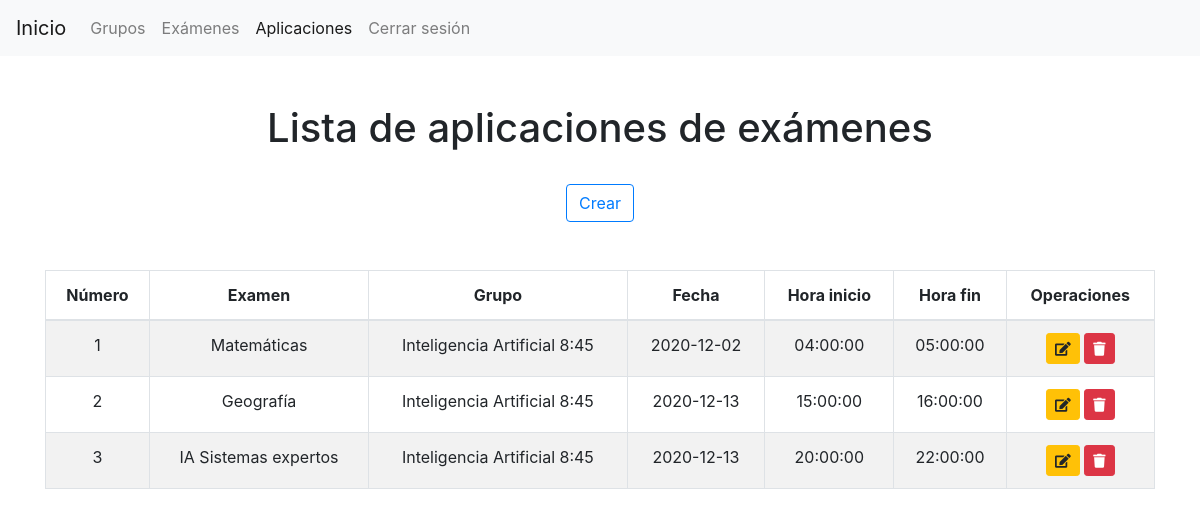
/php/maestro/listaAplicaciones.php (signed in), run on an earlier commit of the app's database.
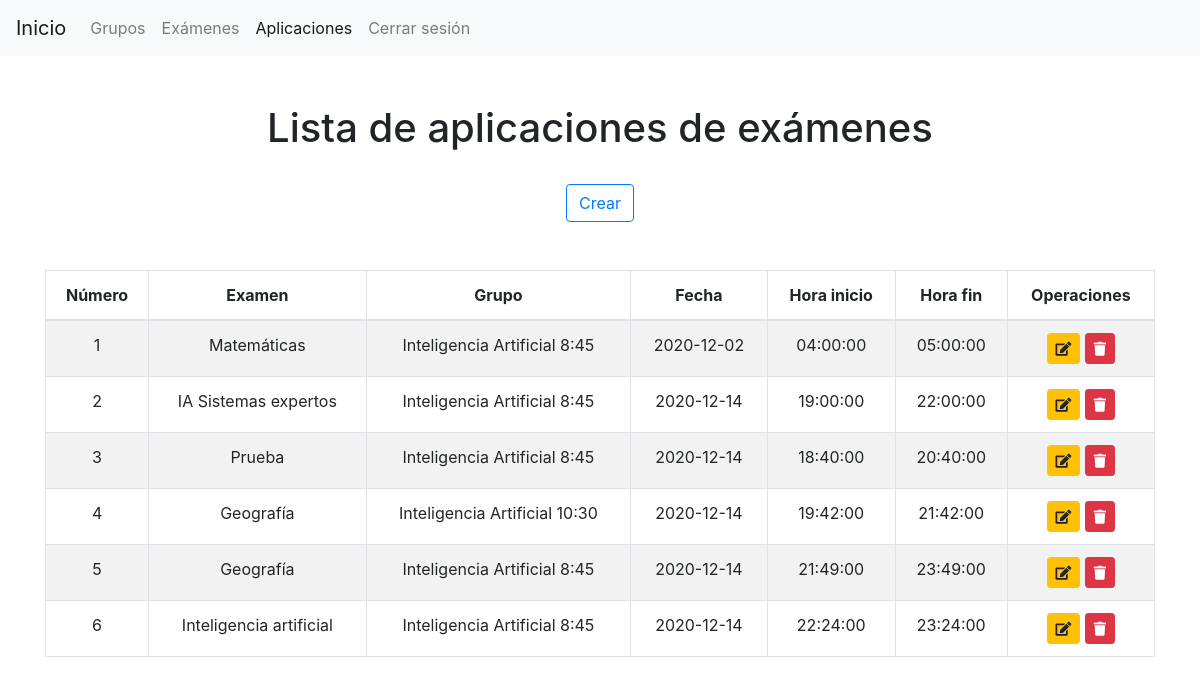
And on a later commit of the database.
### tables this page shows
CREATE TABLE `examen_grupo` (
  `id_examen_grupo` int(11) NOT NULL,
  `id_examen` int(11) NOT NULL,
  `id_grupo` int(11) NOT NULL,
  `fecha` date NOT NULL,
  `hora_inicio` time NOT NULL,
  `hora_fin` time NOT NULL
);

CREATE TABLE `examen` (
  `id_examen` int(11) NOT NULL,
  `nombre` varchar(30) NOT NULL
);

CREATE TABLE `grupo` (
  `id_grupo` int(11) NOT NULL,
  `id_usuario` int(11) NOT NULL,
  `nombre` varchar(200) NOT NULL
);

### php/maestro/listaAplicaciones_.php (called while the page is built, shortened)
<?php
    function getAplicaciones()
    {
        $base = getConexion();
        $sql = "
            SELECT
                examen_grupo.id_examen_grupo,
                examen_grupo.fecha,
                examen_grupo.hora_inicio,
                examen_grupo.hora_fin,
                examen.nombre as examen,
                grupo.nombre as grupo,
                grupo.id_usuario
            FROM
                examen_grupo
                LEFT JOIN examen ON examen.id_examen = examen_grupo.id_examen
                LEFT JOIN grupo ON grupo.id_grupo = examen_grupo.id_grupo
                LEFT JOIN usuario ON grupo.id_grupo = usuario.id_usuario
                WHERE grupo.id_usuario = ". $_SESSION["id_usuario"];
        $conexion = $base->query($sql);
        $aplicaciones = $conexion->fetchAll(PDO::FETCH_OBJ);
        return $aplicaciones;
    }
?>

### php/maestro/listaAplicaciones.php (the view, shortened to what this page needs)
<?php
    include("listaAplicaciones_.php");
?>
<!doctype html>
<html lang="en">
<head>
    <link rel="stylesheet" href="https://use.fontawesome.com/releases/v5.7.0/css/all.css"
>
    <link href="../../css/bootstrap.min.css" rel="stylesheet" id="bootstrap-css">
</head>
<body>
<nav class="navbar navbar-expand-lg navbar-light bg-light">
    <a class="navbar-brand" href="inicio.php">Inicio</a>
    <div class="collapse navbar-collapse" id="navbarSupportedContent">
        <ul class="navbar-nav mr-auto">
            <li class="nav-item">
                <a class="nav-link" href="listaGrupos.php">Grupos</a>
            </li>
            <li class="nav-item">
                <a class="nav-link" href="listaExamenes.php">Exámenes</a>
            </li>
            <li class="nav-item active">
                <a class="nav-link" href="listaAplicaciones.php">Aplicaciones</a>
            </li>
            <li class="nav-item">
                <a class="nav-link" href="../general/logout.php">Cerrar sesión</a>
            </li>
        </ul>
    </div>
</nav>
<div class="container">
    <br><br>
    <h1 class="text-center">
        Lista de aplicaciones de exámenes
    </h1>
    <br>
    <div class="row text-center">
        <div class="col">
            <a class="btn btn-primary btn-outline-primary" href="crearAplicacion.php">
                Crear
            </a>
        </div>
    </div>
    <br><br>
    <?php
        $aplicaciones = getAplicaciones();
    ?>
    <table class="table table-hover table-bordered table-striped">
        <thead>
        <tr class="text-center">
            <th scope="col">Número</th>
            <th scope="col">Examen</th>
            <th scope="col">Grupo</th>
            <th scope="col">Fecha</th>
            <th scope="col">Hora inicio</th>
            <th scope="col">Hora fin</th>
            <th scope="col">Operaciones</th>
        </tr>
        </thead>
        <tbody>
        <?php if (sizeof($aplicaciones) > 0) { ?>
            <?php $contador = 1; ?>
            <?php foreach($aplicaciones as $aplicacion): ?>
                <tr class="text-center">
                    <td><?php echo $contador ?></td>
                    <td><?php echo $aplicacion->examen ?></td>
                    <td><?php echo $aplicacion->grupo ?></td>
                    <td><?php echo $aplicacion->fecha ?></td>
                    <td><?php echo $aplicacion->hora_inicio ?></td>
                    <td><?php echo $aplicacion->hora_fin ?></td>
                    <td>
                        <a class="btn btn-sm btn-warning" href="editarAplicacion.php?id=<?php echo $aplicacion->id_examen_grupo?>">
                            <i class="fas fa-edit"></i>
                        </a>
                        <a class="btn btn-sm btn-danger" href="eliminarAplicacion_.php?id=<?php echo $aplicacion->id_examen_grupo?>">
                            <i class="fas fa-trash"></i>
                        </a>
                    </td>
                </tr>
                <?php $contador++; ?>
            <?php endforeach; ?>
        <?php } else { ?>
            <tr>
                <td colspan="7" class="text-center">No se encontraron aplicaciones</td>
            </tr>
        <?php } ?>
        </tbody>
    </table>
</div>
</body>
</html>

What changed in the data, as far as the page shows it:
removed examen_grupo: id_examen.nombre "Geografía", id_grupo.nombre "Inteligencia Artificial 8:45", fecha "2020-12-13", hora_inicio "15:00:00", hora_fin "16:00:00"
changed examen_grupo "IA Sistemas expertos": fecha "2020-12-13" → "2020-12-14"; hora_inicio "20:00:00" → "19:00:00"
added examen_grupo: id_examen.nombre "Prueba", id_grupo.nombre "Inteligencia Artificial 8:45", fecha "2020-12-14", hora_inicio "18:40:00", hora_fin "20:40:00"
added examen_grupo: id_examen.nombre "Geografía", id_grupo.nombre "Inteligencia Artificial 10:30", fecha "2020-12-14", hora_inicio "19:42:00", hora_fin "21:42:00"
added examen_grupo: id_examen.nombre "Geografía", id_grupo.nombre "Inteligencia Artificial 8:45", fecha "2020-12-14", hora_inicio "21:49:00", hora_fin "23:49:00"
added examen_grupo: id_examen.nombre "Inteligencia artificial", id_grupo.nombre "Inteligencia Artificial 8:45", fecha "2020-12-14", hora_inicio "22:24:00", hora_fin "23:24:00"
